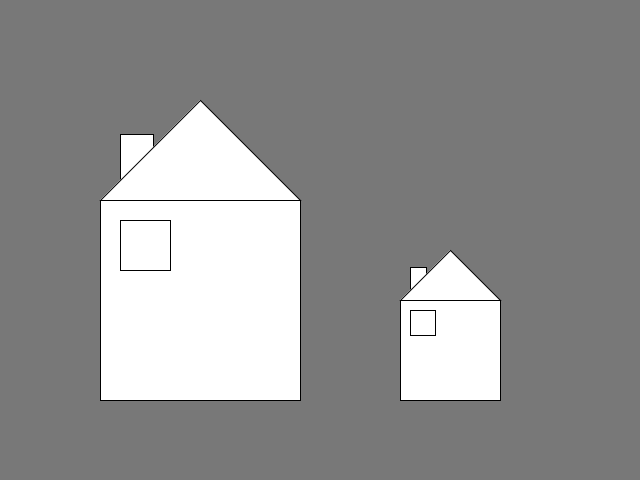
Frame 1 (no input)
Frame 60 (the mouse pressed at the canvas centre just before this capture): identical to frame 1, image omitted
Frame 120 (the mouse held since frame 60 and released just before this capture): identical to frame 1, image omitted

The Processing sketch that drew this single still picture (run headless with seeded random() and noise(); from frame 60 on, the mouse is pressed at the canvas centre):

// Processing sketch: funciones_casita
// ── funciones_casita.pde
void setup() {
  size(640, 480);
}

void draw() {
  background(120);
  miCasita(100, 200, 200, true, true);
  miCasita(400, 300, 100, true, true);
}

void miCasita(int x, int y, int size, boolean chimenea, boolean ventana) {
  if (chimenea) {
    rect(x+size/10, y, size/6, -size/3);
  }

  triangle(x, y, x+size, y, x+size/2, y-size/2);
  rect(x, y, size, size);

  if (ventana) {
    rect(x+size/10, y+size/10, size/4, size/4);
  }
}
